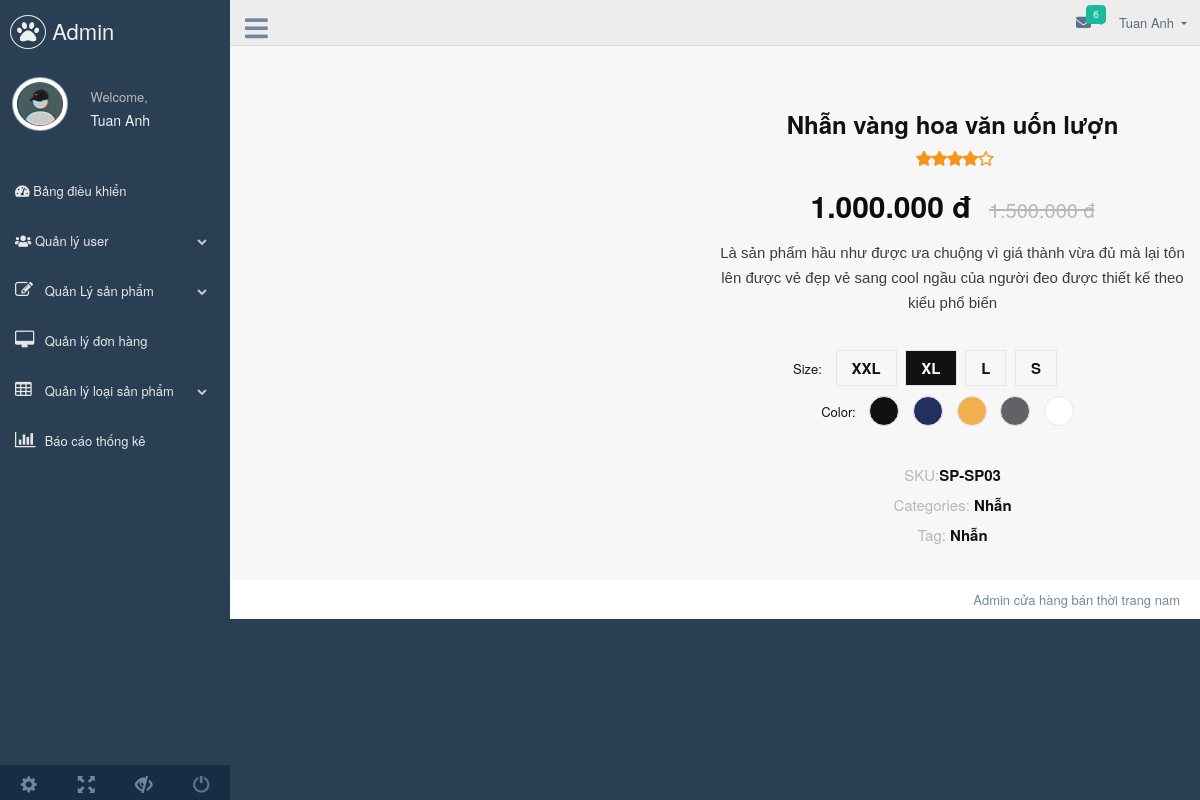
The page /admin/dashboard.php?page=view_product&masp=SP03 on the database its author committed.
### tables this page shows
CREATE TABLE `sanpham` (
  `masp` varchar(20) NOT NULL,
  `maloai` varchar(20) DEFAULT NULL,
  `tensp` varchar(100) DEFAULT NULL,
  `soluong` int(30) DEFAULT NULL,
  `gia` float DEFAULT NULL,
  `anh` varchar(30) DEFAULT NULL,
  `mota` text DEFAULT NULL
);

CREATE TABLE `loaisp` (
  `maloai` varchar(20) NOT NULL,
  `tenloai` varchar(50) DEFAULT NULL,
  `Mota` text DEFAULT NULL
);

### admin/view_product.php (the view, shortened to what this page needs)
<?php
    $sql = "SELECT * FROM sanpham, loaisp where sanpham.maloai = loaisp.maloai and sanpham.masp = '$_GET[masp]' LIMIT 1";
    $query = mysqli_query($conn,$sql);
    while ($row = mysqli_fetch_array($query)) {?>
  <section class="view_product">
        <div class="container">
            <div class="row" style="align-items: start;">
                <div class="view_product_left">
                    <div class="view_product_pic">
                    </div>
                </div>
                <div class="view_product_right">
                    <div class="product__details__text">
                        <h4><?php echo ($row['tensp']) ?></h4>
                        <div class="rating">
                            <i class="fa-solid fa-star"></i>
                            <i class="fa-solid fa-star"></i>
                            <i class="fa-solid fa-star"></i>
                            <i class="fa-solid fa-star"></i>
                            <i class="fa-regular fa-star"></i>
                        </div>
                        <h3><?php echo number_format($row['gia'],0,',','.').' đ' ?> <span>1.500.000 đ</span></h3>
                        <p>
                            <?php echo ($row['mota']) ?>
                        </p>
                        <div class="product__details__option">
                            <div class="product__details__option__size">
                                <span>Size:</span>
                                <label for="xxl">xxl
                                </label>
                                <label class="active" for="xl">xl
                                </label>
                                <label for="l">l
                                </label>
                                <label for="sm">s
                                </label>
                            </div>
                            <div class="product__details__option__color">
                                <span>Color:</span>
                                <label class="c-1" for="sp-1">
                                </label>
                                <label class="c-2" for="sp-2">
                                </label>
                                <label class="c-3" for="sp-3">
                                </label>
                                <label class="c-4" for="sp-4">
                                </label>
                                <label class="c-9" for="sp-9">
                                </label>
                            </div>
                            <div class="product__details__last__option">
                                <ul>
                                    <li><span>SKU:</span>SP-<?php echo ($row['masp']) ?> </li>
                                    <li><span>Categories:</span> <?php echo ($row['tenloai'])?></li>
                                    <li><span>Tag:</span> <?php echo ($row['tenloai'])?></li>
                                </ul>
                            </div>
                        </div>
                    </div>
                </div>
            </div>
        </div>
    </section>
<?php }?>

### admin/css/style.css (style rules this page uses)
* { margin: 0; box-sizing: border-box; padding: 0; }
html { font-family: "Nunito Sans", sans-serif; }
body { height: 1000px; }
.container { padding-right: 15px; padding-left: 15px; margin-right: auto; margin-left: auto; max-width: 1170px; }
.row { display: flex; align-items: center; justify-content: space-between; flex-wrap: wrap; }
.c-1 { background-color: #111111; }
.c-2 { background-color: #20315f; }
.c-3 { background-color: #f1af4d; }
.c-4 { background-color: #636068; }
.c-9 { background-color: #ffffff; }
.product__details__text { text-align: center; }
.product__details__text h4 { color: #111111; font-weight: 700; margin-bottom: 10px; font-size: 24px; }
.product__details__text .rating { margin-bottom: 20px; }
.product__details__text .rating i { font-size: 15px; color: #f7941d; margin-right: -5px; display: inline-block; }
.product__details__text h3 { font-size: 30px; color: #0d0d0d; margin-bottom: 16px; font-weight: 700; }
.product__details__text h3 span { color: #b7b7b7; font-size: 20px; font-weight: 400; margin-left: 10px; text-decoration: line-through; }
.product__details__text p { font-size: 15px; font-family: "Nunito Sans", sans-serif; color: #3d3d3d; font-weight: 400; line-height: 25px; margin-bottom: 35px; }
.product__details__text .product__details__option { margin-bottom: 30px; }
.product__details__text .product__details__option__size { margin-right: 50px; display: inline-block; }
.product__details__text .product__details__option__size span { color: #111111; margin-right: 10px; display: inline-block; }
.product__details__text .product__details__option__size label { color: #111111; font-size: 15px; font-weight: 700; text-transform: uppercase; display: inline-block; border: 1px solid #e5e5e5; padding: 6px 15px; margin-bottom: 0; margin-right: 5px; cursor: pointer; }
.product__details__text .product__details__option__size label.active { background-color: #111111; color: #ffffff; }
.product__details__text .product__details__option__color { display: inline-block; position: relative; top: 10px; }
.product__details__text .product__details__option__color span { color: #111111; display: inline-block; margin-right: 10px; position: relative; top: -9px; }
.product__details__text .product__details__option__color label { height: 30px; width: 30px; border-radius: 50%; position: relative; margin-right: 10px; margin-bottom: 0; display: inline-block; cursor: pointer; border: 1px solid #e5e5e5; }
.product__details__text .product__details__option__color label::after { position: absolute; left: -4px; top: -4px; height: 36px; width: 36px; border: 1px solid #e5e5e5; content: ""; border-radius: 50%; opacity: 0; }
.product__details__text .product__details__last__option ul { padding-top: 40px; }
.product__details__text .product__details__last__option ul li { list-style: none; font-size: 15px; color: #111111; font-weight: 700; line-height: 30px; }
.product__details__text .product__details__last__option ul li span { font-weight: 400; color: #b7b7b7; }
.view_product { padding-top: 100px; }
.view_product_left { flex: 0 0 50%; max-width: 50%; }
.view_product_right { flex: 0 0 50%; max-width: 50%; }

### rows shown on the page
sanpham: tensp "Nhẫn vàng hoa văn uốn lượn", gia "1.000.000", mota "Là sản phẩm hầu như được ưa chuộng vì giá thành vừa đủ mà lại tôn lên được vẻ đẹp vẻ sang cool ngầu của người đeo được thiết kế theo kiểu phổ biến", masp "SP03", maloai.tenloai "Nhẫn"
